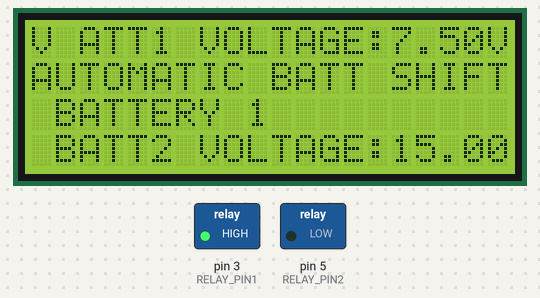
Recording of a sketch running on a simulated Arduino Uno, built with avr-gcc and run on an emulated ATmega328P. Shown: 20×4 character LCD, switched loads named in the sketch (green lamp = pin HIGH). What the sketch prints to the serial monitor is not drawn.

Above: at 0.3 s.
At 50.3 s:
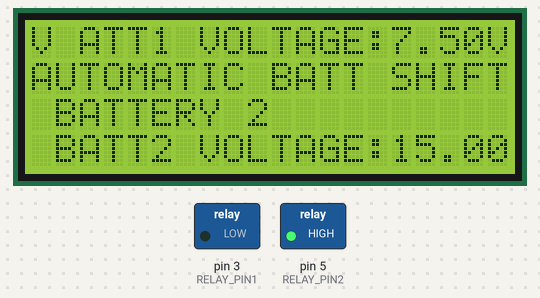
Timing chart, 0 to 51.8 s (numbered marks = the images above):
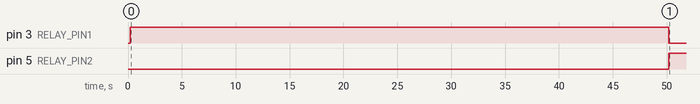

Measured:
- by itself, pin 3 (RELAY_PIN1): LOW → HIGH at 0.20 s, → LOW 50.0 s later
- by itself, pin 5 (RELAY_PIN2): LOW → HIGH at 50.2 s

The sketch:

50__WORKING_SHOW_AUTOMATIC_BATTERY_SHIFTING_CIRCUIT.ino
```cpp
#include <Adafruit_LiquidCrystal.h>

#include <Wire.h>
#include <hd44780.h>
#include <hd44780ioClass/hd44780_I2Cexp.h> // include i/o class header
hd44780_I2Cexp lcd; // declare lcd object: auto locate & config display for hd44780 chip

#include <LiquidCrystal_I2C.h>
const int RELAY_PIN1 = 3;
const int RELAY_PIN2 = 5;
void setup() {
  // initialize serial communication at 9600 bits per second:
  Serial.begin(9600);
  lcd.begin(20,4);
  lcd.init();
  lcd.backlight();
  lcd.clear();
pinMode(RELAY_PIN1, OUTPUT);
pinMode(RELAY_PIN2, OUTPUT);

}
// the loop routine runs over and over again forever:
void loop() {
  int Battery1 = analogRead(A0);
  int Battery2 = analogRead(A1);
  float voltageA = Battery1 * (15/ 1024.0);
  Serial.println("BATT 1 VOLTAGE : ");
  Serial.print(voltageA);
  float voltageB = Battery2 * (30/ 1024.0);
  Serial.println("BATT 2 VOLTAGE : ");
  Serial.print(voltageB);
  lcd.setCursor(0,0);
  lcd.print(" BATT1 VOLTAGE:");
  lcd.print(voltageA);
  lcd.print("V");
  lcd.print(" ");
  lcd.setCursor(0,3);
  lcd.print(" BATT2 VOLTAGE:");
  lcd.print(voltageB);
  lcd.print("V");
  lcd.print(" ");
 lcd.setCursor(0, 1);
  lcd.print("AUTOMATIC BATT SHIFT");
 lcd.setCursor(0,2);
 lcd.print(" BATTERY 1");
 digitalWrite(RELAY_PIN1, HIGH);
 float voltageA1= Battery1 * (30/ 1024.0);
  delay(50000);
    digitalWrite(RELAY_PIN1, LOW);
  lcd.setCursor(0,2);
  lcd.print(" BATTERY 2");
  digitalWrite(RELAY_PIN2, HIGH);
  delay(100000);
}
```
